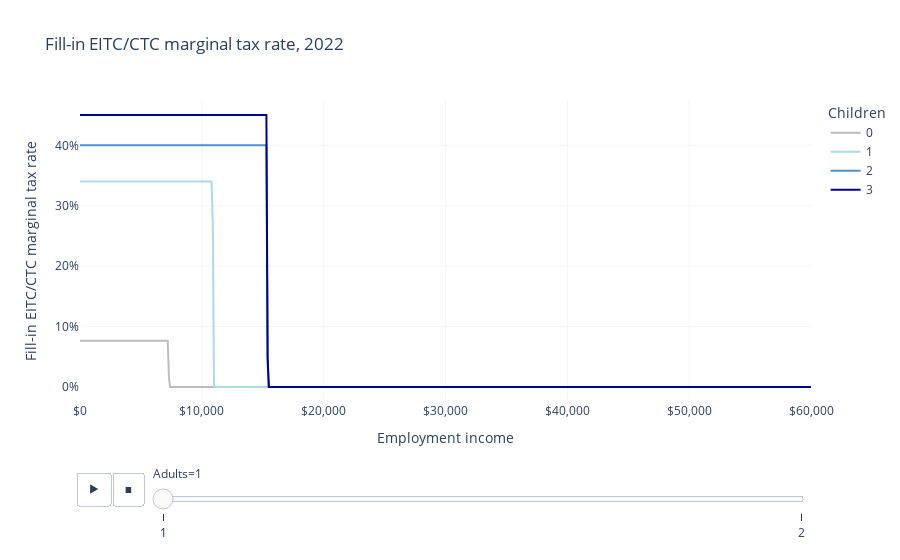

The notebook cell this image was saved under:
### Markdown cell above
The fill-in EITC/CTC has marginal tax rates ranging from 8% to 45%.

### Code cell
fig = px.line(
    df,
    "employment_income",
    "mtr",
    color="children",
    animation_frame="adults",
    labels=LABELS,
    title="Fill-in EITC/CTC marginal tax rate, 2022",
    color_discrete_map=COLOR_MAP,
)
fig.update_layout(
    xaxis_tickformat="$,",
    yaxis_tickformat=".0%",
    plot_bgcolor="white",
    xaxis_gridcolor=LIGHT_GRAY,
    yaxis_gridcolor=LIGHT_GRAY,
)
fig.show()

### Figure 1 — Plotly figure (JSON) as saved in the notebook; plotly's stock layout.template omitted (floating-point values rounded to 4 significant figures; data arrays with more than 128 entries replaced by an {"elided": "..."} marker saying what was removed)
{"data": [{"hovertemplate": "Children=0<br>Adults=1<br>Employment income=%{x}<br>Fill-in EITC/CTC marginal tax rate=%{y}<extra></extra>", "legendgroup": "0", "line": {"color": "#BDBDBD", "dash": "solid"}, "marker": {"symbol": "circle"}, "mode": "lines", "name": "0", "orientation": "v", "showlegend": true, "type": "scatter", "x": {"elided": "601 int values"}, "xaxis": "x", "y": {"elided": "601 float values"}, "yaxis": "y"}, {"hovertemplate": "Children=1<br>Adults=1<br>Employment income=%{x}<br>Fill-in EITC/CTC marginal tax rate=%{y}<extra></extra>", "legendgroup": "1", "line": {"color": "lightblue", "dash": "solid"}, "marker": {"symbol": "circle"}, "mode": "lines", "name": "1", "orientation": "v", "showlegend": true, "type": "scatter", "x": {"elided": "601 int values"}, "xaxis": "x", "y": {"elided": "601 float values"}, "yaxis": "y"}, {"hovertemplate": "Children=2<br>Adults=1<br>Employment income=%{x}<br>Fill-in EITC/CTC marginal tax rate=%{y}<extra></extra>", "legendgroup": "2", "line": {"color": "#5091cc", "dash": "solid"}, "marker": {"symbol": "circle"}, "mode": "lines", "name": "2", "orientation": "v", "showlegend": true, "type": "scatter", "x": {"elided": "601 int values"}, "xaxis": "x", "y": {"elided": "601 float values"}, "yaxis": "y"}, {"hovertemplate": "Children=3<br>Adults=1<br>Employment income=%{x}<br>Fill-in EITC/CTC marginal tax rate=%{y}<extra></extra>", "legendgroup": "3", "line": {"color": "darkblue", "dash": "solid"}, "marker": {"symbol": "circle"}, "mode": "lines", "name": "3", "orientation": "v", "showlegend": true, "type": "scatter", "x": {"elided": "601 int values"}, "xaxis": "x", "y": {"elided": "601 float values"}, "yaxis": "y"}], "layout": {"legend": {"title": {"text": "Children"}, "tracegroupgap": 0}, "plot_bgcolor": "white", "sliders": [{"active": 0, "currentvalue": {"prefix": "Adults="}, "len": 0.9, "pad": {"b": 10, "t": 60}, "steps": [{"args": [["1"], {"frame": {"duration": 0, "redraw": false}, "fromcurrent": true, "mode": "immediate", "transition": {"duration": 0, "easing": "linear"}}], "label": "1", "method": "animate"}, {"args": [["2"], {"frame": {"duration": 0, "redraw": false}, "fromcurrent": true, "mode": "immediate", "transition": {"duration": 0, "easing": "linear"}}], "label": "2", "method": "animate"}], "x": 0.1, "xanchor": "left", "y": 0, "yanchor": "top"}], "title": {"text": "Fill-in EITC/CTC marginal tax rate, 2022"}, "updatemenus": [{"buttons": [{"args": [null, {"frame": {"duration": 500, "redraw": false}, "fromcurrent": true, "mode": "immediate", "transition": {"duration": 500, "easing": "linear"}}], "label": "&#9654;", "method": "animate"}, {"args": [[null], {"frame": {"duration": 0, "redraw": false}, "fromcurrent": true, "mode": "immediate", "transition": {"duration": 0, "easing": "linear"}}], "label": "&#9724;", "method": "animate"}], "direction": "left", "pad": {"r": 10, "t": 70}, "showactive": false, "type": "buttons", "x": 0.1, "xanchor": "right", "y": 0, "yanchor": "top"}], "xaxis": {"anchor": "y", "domain": [0, 1], "gridcolor": "#F5F5F5", "tickformat": "$,", "title": {"text": "Employment income"}}, "yaxis": {"anchor": "x", "domain": [0, 1], "gridcolor": "#F5F5F5", "tickformat": ".0%", "title": {"text": "Fill-in EITC/CTC marginal tax rate"}}}}
